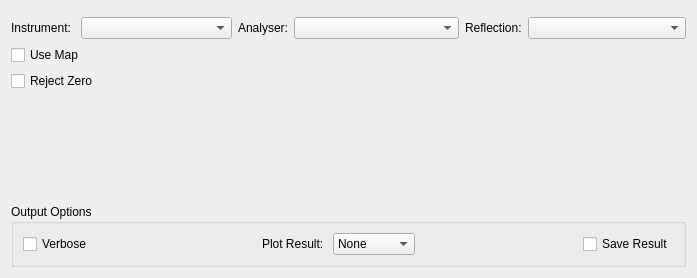
<?xml version="1.0" encoding="UTF-8"?>
<ui version="4.0">
 <class>IndirectNeutron</class>
 <widget class="QWidget" name="IndirectNeutron">
  <property name="geometry">
   <rect>
    <x>0</x>
    <y>0</y>
    <width>697</width>
    <height>278</height>
   </rect>
  </property>
  <property name="windowTitle">
   <string>Form</string>
  </property>
  <layout class="QVBoxLayout" name="verticalLayout">
   <item>
    <widget class="MantidQt::MantidWidgets::MWRunFiles" name="mwRun">
     <property name="sizePolicy">
      <sizepolicy hsizetype="Preferred" vsizetype="Fixed">
       <horstretch>0</horstretch>
       <verstretch>0</verstretch>
      </sizepolicy>
     </property>
     <property name="label" stdset="0">
      <string>Run:</string>
     </property>
     <property name="fileExtensions">
      <stringlist>
       <string>.asc</string>
       <string>.inx</string>
      </stringlist>
     </property>
    </widget>
   </item>
   <item>
    <layout class="QHBoxLayout" name="horizontalLayout_5">
     <item>
      <layout class="QHBoxLayout" name="horizontalLayout_2">
       <item>
        <widget class="QLabel" name="lblInstrument">
         <property name="sizePolicy">
          <sizepolicy hsizetype="Fixed" vsizetype="Preferred">
           <horstretch>0</horstretch>
           <verstretch>0</verstretch>
          </sizepolicy>
         </property>
         <property name="text">
          <string>Instrument: </string>
         </property>
        </widget>
       </item>
       <item>
        <widget class="MantidQt::MantidWidgets::InstrumentSelector" name="cbInstrument">
         <property name="techniques">
          <stringlist>
           <string>Reactor Indirect Geometry Spectroscopy</string>
          </stringlist>
         </property>
        </widget>
       </item>
      </layout>
     </item>
     <item>
      <layout class="QHBoxLayout" name="horizontalLayout_3">
       <item>
        <widget class="QLabel" name="lblAnalyser">
         <property name="sizePolicy">
          <sizepolicy hsizetype="Fixed" vsizetype="Preferred">
           <horstretch>0</horstretch>
           <verstretch>0</verstretch>
          </sizepolicy>
         </property>
         <property name="text">
          <string>Analyser:</string>
         </property>
        </widget>
       </item>
       <item>
        <widget class="QComboBox" name="cbAnalyser"/>
       </item>
      </layout>
     </item>
     <item>
      <layout class="QHBoxLayout" name="horizontalLayout_4">
       <item>
        <widget class="QLabel" name="lblReflection">
         <property name="sizePolicy">
          <sizepolicy hsizetype="Fixed" vsizetype="Preferred">
           <horstretch>0</horstretch>
           <verstretch>0</verstretch>
          </sizepolicy>
         </property>
         <property name="text">
          <string>Reflection:</string>
         </property>
        </widget>
       </item>
       <item>
        <widget class="QComboBox" name="cbReflection"/>
       </item>
      </layout>
     </item>
    </layout>
   </item>
   <item>
    <layout class="QGridLayout" name="gridLayout">
     <item row="0" column="0">
      <widget class="QCheckBox" name="chkUseMap">
       <property name="sizePolicy">
        <sizepolicy hsizetype="Preferred" vsizetype="Fixed">
         <horstretch>0</horstretch>
         <verstretch>0</verstretch>
        </sizepolicy>
       </property>
       <property name="text">
        <string>Use Map</string>
       </property>
      </widget>
     </item>
     <item row="0" column="1">
      <widget class="MantidQt::MantidWidgets::MWRunFiles" name="mwMapFile">
       <property name="enabled">
        <bool>false</bool>
       </property>
       <property name="sizePolicy">
        <sizepolicy hsizetype="Preferred" vsizetype="Fixed">
         <horstretch>0</horstretch>
         <verstretch>0</verstretch>
        </sizepolicy>
       </property>
       <property name="label" stdset="0">
        <string>Map File:</string>
       </property>
       <property name="fileExtensions">
        <stringlist>
         <string>.map</string>
        </stringlist>
       </property>
      </widget>
     </item>
    </layout>
   </item>
   <item>
    <layout class="QHBoxLayout" name="horizontalLayout_6">
     <item >
      <widget class="QCheckBox" name="chkRejectZero">
       <property name="sizePolicy">
        <sizepolicy hsizetype="Preferred" vsizetype="Fixed">
         <horstretch>0</horstretch>
         <verstretch>0</verstretch>
        </sizepolicy>
       </property>
       <property name="text">
        <string>Reject Zero</string>
       </property>
      </widget>
     </item>
    </layout>
   </item>
   <item>
    <spacer name="verticalSpacer">
     <property name="orientation">
      <enum>Qt::Vertical</enum>
     </property>
     <property name="sizeHint" stdset="0">
      <size>
       <width>20</width>
       <height>40</height>
      </size>
     </property>
    </spacer>
   </item>
   <item>
    <widget class="QGroupBox" name="gbOutput">
     <property name="sizePolicy">
      <sizepolicy hsizetype="Preferred" vsizetype="Fixed">
       <horstretch>0</horstretch>
       <verstretch>0</verstretch>
      </sizepolicy>
     </property>
     <property name="title">
      <string>Output Options</string>
     </property>
     <layout class="QHBoxLayout" name="horizontalLayout">
      <item>
       <widget class="QCheckBox" name="chkVerbose">
        <property name="enabled">
         <bool>true</bool>
        </property>
        <property name="text">
         <string>Verbose</string>
        </property>
       </widget>
      </item>
      <item>
       <spacer name="horizontalSpacer_17">
        <property name="orientation">
         <enum>Qt::Horizontal</enum>
        </property>
        <property name="sizeHint" stdset="0">
         <size>
          <width>40</width>
          <height>20</height>
         </size>
        </property>
       </spacer>
      </item>
      <item>
       <widget class="QLabel" name="lblPlot">
        <property name="text">
         <string>Plot Result: </string>
        </property>
       </widget>
      </item>
      <item>
       <widget class="QComboBox" name="cbPlot">
        <item>
         <property name="text">
          <string>None</string>
         </property>
        </item>
        <item>
         <property name="text">
          <string>Spectrum</string>
         </property>
        </item>
        <item>
         <property name="text">
          <string>Contour</string>
         </property>
        </item>
        <item>
         <property name="text">
          <string>Both</string>
         </property>
        </item>
       </widget>
      </item>
      <item>
       <spacer name="horizontalSpacer_18">
        <property name="orientation">
         <enum>Qt::Horizontal</enum>
        </property>
        <property name="sizeHint" stdset="0">
         <size>
          <width>40</width>
          <height>20</height>
         </size>
        </property>
       </spacer>
      </item>
      <item>
       <widget class="QCheckBox" name="chkSave">
        <property name="text">
         <string>Save Result</string>
        </property>
       </widget>
      </item>
     </layout>
    </widget>
   </item>
  </layout>
 </widget>
 <customwidgets>
  <customwidget>
   <class>MantidQt::MantidWidgets::MWRunFiles</class>
   <extends>QWidget</extends>
   <header>MantidQtMantidWidgets/MWRunFiles.h</header>
  </customwidget>
  <customwidget>
   <class>MantidQt::MantidWidgets::InstrumentSelector</class>
   <extends>QComboBox</extends>
   <header>MantidQtMantidWidgets/InstrumentSelector.h</header>
  </customwidget>
 </customwidgets>
 <resources/>
 <connections/>
</ui>
